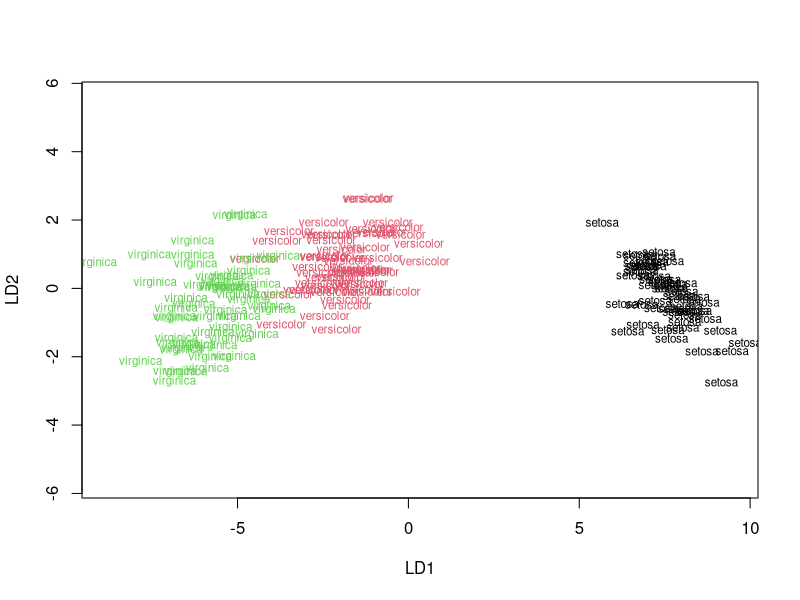
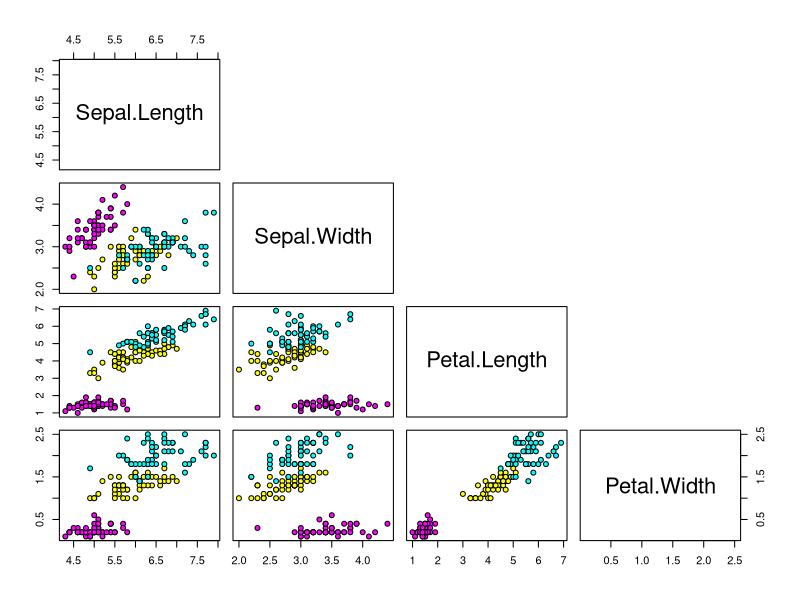

Recreate these plots in R, in order.
## ---- chunk 1
library(tidyverse)
library(caret)
library(MASS)
theme_set(theme_bw())
knitr::opts_knit$set(root.dir = "C:/MSc GCG/QM/Data/data")
knitr::opts_chunk$set(message = FALSE, warning = FALSE)
options(scipen = 8)
## ---- chunk 2
data("iris")
iris <- as_tibble(iris)
summary(iris)

lda_iris <- lda(Species ~ ., iris)
lda_iris

iris_pred <- predict(lda_iris)
table(iris_pred$class, iris$Species)
## ---- chunk 3
lda_iris$svd^2 / sum(lda_iris$svd^2)

plot(lda_iris, col = as.numeric(iris$Species))
## ---- chunk 4
pairs(iris[,1:4], upper.panel=NULL, pch=21,
      bg=c("magenta","yellow","cyan")[as.factor(iris$Species)])
## ---- chunk 5
lda_iris2 <- lda(Species ~ ., iris, CV=T)
confusionMatrix(lda_iris2$class, iris$Species)
